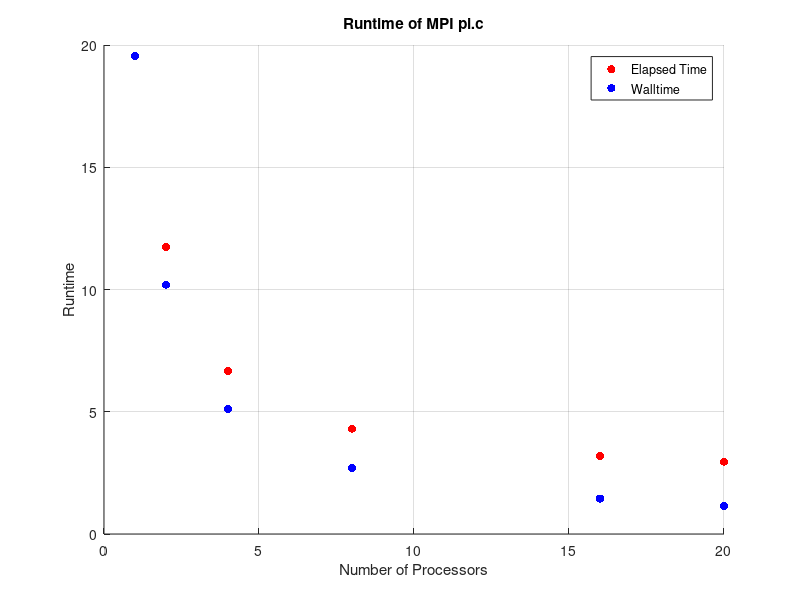

Write MATLAB code to recreate this figure.
%10000000 di iterazioni
serial_time_n_1=0.19;
elapsed_time_n1=[0.19, 1.62, 1.59, 1.68, 1.85, 1.88];
walltimes_n1=[0.19, 0.1, 0.05, 0.028, 0.015, 0.011];
num_procs=[1, 2, 4, 8, 16, 20];
walltime_speedup_n1=serial_time_n_1./walltimes_n1;
elapsed_speedup_n1=serial_time_n_1./elapsed_time_n1;
%scatter(num_procs, elapsed_time_n1, 'r', 'filled')
hold on
%scatter(num_procs, walltimes_n1, 'b', 'filled')


%100000000 di iterazioni
serial_time_n_2=1.95;
elapsed_time_n2=[1.95, 2.54, 2.03, 1.89, 1.89, 1.97];
walltimes_n2=[1.95, 1.02, 0.51, 0.27, 0.14, 0.12];
walltime_speedup_n2=serial_time_n_2./walltimes_n2;
elapsed_speedup_n2=serial_time_n_2./elapsed_time_n2;
%scatter(num_procs, elapsed_time_n2, 'r', 'filled')
hold on
%scatter(num_procs, walltimes_n2, 'b', 'filled')


%10000000 di iterazioni
serial_time_n_3=19.54;
elapsed_time_n3=[19.54, 11.74, 6.66, 4.31, 3.20, 2.96];
walltimes_n3=[19.54, 10.2, 5.12, 2.71, 1.45, 1.15];
walltime_speedup_n3=serial_time_n_3./walltimes_n3;
elapsed_speedup_n3=serial_time_n_3./elapsed_time_n3;
scatter(num_procs, elapsed_time_n3, 'r', 'filled')
hold on
scatter(num_procs, walltimes_n3, 'b', 'filled')



grid on
title('Runtime of MPI pi.c')
xlabel('Number of Processors')
ylabel('Runtime')
legend({'Elapsed Time', 'Walltime'}, 'Location','northeast')